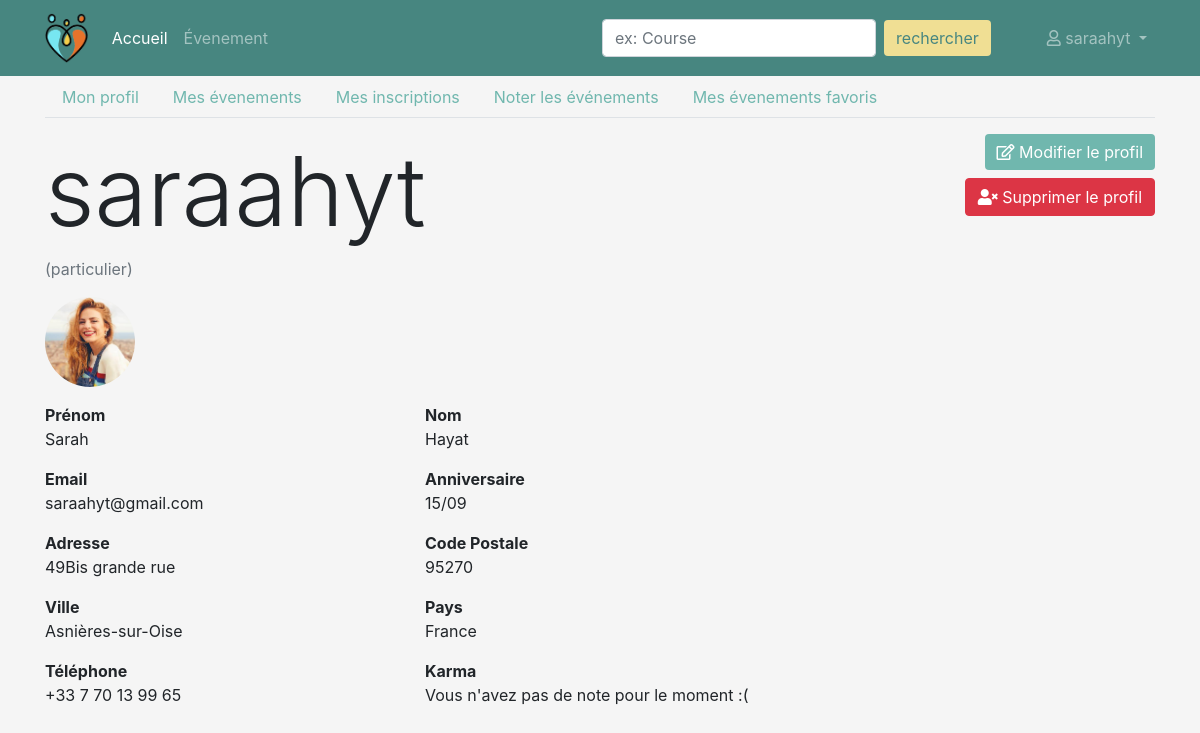
The page /profil (signed in) on the database as committed earlier.
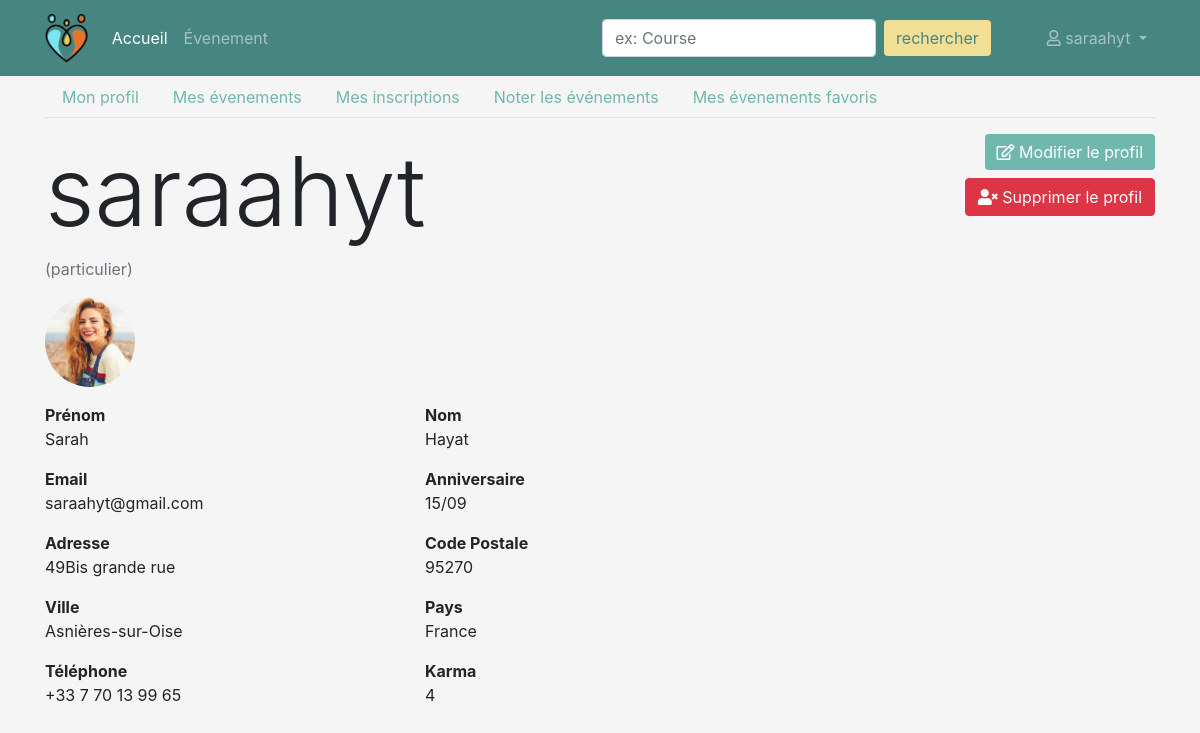
The same page on the database as committed later.
### persons/models.py (models this page shows, shortened)
class Person(models.Model):
    TYPE_PARTICULIER = 'particulier'
    TYPE_PROFESSIONNEL = 'professionnel'
    TYPE_CHOICES = (
        (TYPE_PARTICULIER, 'particulier'),
        (TYPE_PROFESSIONNEL, 'professionnel')
    )
    user = models.ForeignKey('users.User', on_delete=models.CASCADE)
    first_name = models.CharField('prenom', max_length=100)
    last_name = models.CharField('nom', max_length=100)
    birth_date = models.DateField('date naissance')
    address = models.CharField('adresse', max_length=250)
    zip_code = models.IntegerField('code postal')
    city = models.CharField('ville', max_length=50)
    country = models.CharField('pays', max_length=100)
    phone_number = PhoneNumberField('telephone')
    pseudo = models.CharField('pseudo', max_length=50)
    person_type = models.CharField('type', choices=TYPE_CHOICES, max_length=15)
    created_at = models.DateTimeField('crée à', auto_now=True)
    note = models.IntegerField('karma', null=True, blank=True)
    imageProfil = models.FileField('image', null=True, default='utilisateur-de-profil.svg')
    is_visible = models.BooleanField('est visible', default=False)

### users/models.py (models this page shows, shortened)
class User(AbstractBaseUser, PermissionsMixin):
    email = models.EmailField('email', max_length=254, unique=True)
    is_staff = models.BooleanField('statut staff', default=False)
    is_superuser = models.BooleanField('statut superutilisateur', default=False)
    is_active = models.BooleanField('actif', default=True)
    last_login = models.DateTimeField('dernière connexion', null=True, blank=True)
    date_joined = models.DateTimeField('date d\'inscription', auto_now_add=True)
    USERNAME_FIELD = 'email'
    EMAIL_FIELD = 'email'
    REQUIRED_FIELDS = []
    objects = UserManager()
    class Meta:
        ordering = ['email', ]
        verbose_name = 'utilisateur'
        verbose_name_plural = 'utilisateurs'

### events/views/persons.py (the view)
# urls.py: path('profil', DetailProfilView.as_view(), name='profil'),
class DetailProfilView(PersonView):
    def get(self, request):
        user = request.user
        person = Person.objects.get(user=user)
        form = ProfilForm(instance=person)
        formDelete = DeleteUserForm()
        context = {
            'person': person,
            'form': form,
            'formDelete': formDelete,
            'navigation_items': navigation.navigation_items(navigation.NAV_HOME),
        }
        return render(request, 'persons/profil/profil_detail.html', context)

### events/forms.py (shortened to what this page needs)
class ProfilForm(forms.ModelForm):
    email = forms.EmailField(label='Email', max_length=254)
    password = forms.CharField(widget=forms.PasswordInput())
    class Meta:
        model = Person
        exclude = ['user', 'created_at', 'karma', 'person_type', 'birth_date']
        widgets = {
            'email': forms.EmailInput(attrs={'placeholder': 'Email'}),
            'phone_number': forms.TextInput(attrs={'placeholder': '0612344321'}),
            'imageProfil': forms.FileInput(attrs={'class' : 'blue'})
        }
    def __init__(self, instance=None, *args, **kwargs):
        super().__init__(instance=instance, *args, **kwargs)
        if instance:
            self.fields['email'].initial = instance.user.email
            self.fields[
                'is_visible'].label = "Voulez-vous que votre mail, votre nom et prénom soient visible sur votre profil ?"

class DeleteUserForm(forms.ModelForm):
    password = forms.CharField(widget=forms.PasswordInput())
    class Meta:
        model = Person
        fields = ['pseudo', 'password']

### events/templates/persons/profil/profil_detail.html (shortened to what this page needs)
{% extends 'persons/base_navbar.html' %}
{% load static %}
{% load bootstrap4 %}
{% block content %}
    <ul class="profil-tab nav nav-tabs">
        <li class="nav-item">
            <a class="nav-link" href="{% url 'profil' %}">Mon profil</a>
        </li>
        <li class="nav-item">
            <a class="nav-link" href="{% url 'profil-events' %}">Mes évenements</a>
        </li>
        {% if person.person_type != "professionnel" %}
            <li class="nav-item">
                <a class="nav-link" href="{% url 'profil-registered_events' %}">Mes inscriptions</a>
            </li>
            <li class="nav-item">
                <a class="nav-link" href="{% url 'profil-finished-events' %}">Noter les événements</a>
            </li>
            <li class="nav-item">
                <a class="nav-link" href="{% url 'profil-favorite-events' %}">Mes évenements favoris</a>
            </li>
        {% endif %}
    </ul>
    <div class="row my-3">
        <div class="col-md-9">
            <div>
                <h2 class="display-1">{{ person.pseudo }}</h2>
                <p class="text-muted"> ({{ person.person_type }})</p>
            </div>
            <img class="rounded-circle mr-5" height="90" width="90" src="{{ person.imageProfil.url }}">
        </div>
        <div class="col-md-3 text-right">
            <a href="{% url 'profil-edit' %}" class="btn btn-primary"><i class="far fa-edit"></i> Modifier le profil</a>
            <button class="btn btn-danger mt-2" data-toggle="modal" data-target="#delete_modal"><i
                    class="fas fa-user-times"></i> Supprimer le profil
            </button>
        </div>
    </div>
    <div class="row">
        <div class="col-md-4">
            <p>
                <b>Prénom</b>
                <br>
                {{ person.first_name }}
            </p>
        </div>
        <div class="col-md-4">
            <p>
                <b>Nom</b>
                <br>
                {{ person.last_name }}
            </p>
        </div>
    </div>
    <div class="row">
        <div class="col-md-4">
            <p>
                <b>Email</b>
                <br>
                {{ person.user.email }}
            </p>
        </div>
        <div class="col-md-4">
            <p>
                <b>Anniversaire</b>
                <br>
                {{ person.birth_date|date:'j/m' }}
            </p>
        </div>
    </div>
    <div class="row">
        <div class="col-md-4">
            <p>
                <b>Adresse</b>
                <br>
                {{ person.address }}
            </p>
        </div>
        <div class="col-md-4">
            <p>
                <b>Code Postale</b>
                <br>
                {{ person.zip_code }}
            </p>
        </div>
    </div>
    <div class="row">
        <div class="col-md-4">
            <p>
                <b>Ville</b>
                <br>
                {{ person.city }}
            </p>
        </div>
        <div class="col-md-4">
            <p>
                <b>Pays</b>
                <br>
                {{ person.country }}
            </p>
        </div>
    </div>
    <div class="row">
        <div class="col-md-4">
            <p>
                <b>Téléphone</b>
                <br>
                {{ person.phone_number }}
            </p>
        </div>
        <div class="col-md-4">
            <p>
                <b>Karma</b>
                <br>
                {% if person.note is not None %}
                    {{ person.note }}
                {% else %}
                    <span>Vous n'avez pas de note pour le moment :(</span>
                {% endif %}
            </p>
        </div>
    </div>
{% endblock content %}

### events/templates/persons/base_navbar.html (shortened to what this page needs)
{% extends 'persons/base.html' %}
{% load static %}
{% block header %}
    <nav class="back-nav navbar navbar-expand-lg navbar-dark bg-dark">
        <div class="container d-flex justify-content-between">
            <a class="navbar-brand" href="{% url 'home' %}"><img src="{% static 'assets/logo1.png' %}" height="50"></a>
            <div class="collapse navbar-collapse" id="navbarSupportedContent">
                <ul class="navbar-nav">
                    {% for item in navigation_items %}
                        <li class="nav-item {% if item.active %}active{% endif %}">
                            <a class="nav-link" href="{{ item.url }}">{{ item.name }}</a>
                        </li>
                    {% endfor %}
                </ul>
                <form action="{% url 'events' %}" class="form-inline my-2 my-lg-0 ml-auto mr-5" method="get">
                    <input name="q" class="form-control mr-sm-2" type="search" placeholder="ex: Course"
                           aria-label="Search">
                    <button class="search btn btn-outline-success my-2 my-sm-0" type="submit">rechercher</button>
                </form>
                <ul class="navbar-nav mr-0">
                    <li class="nav-item dropdown">
                        <a class="nav-link dropdown-toggle" href="#" id="navbarDropdownMenuLink" role="button" data-toggle="dropdown" aria-haspopup="true" aria-expanded="false">
                        <i class="far fa-user"></i> {{ person.pseudo }}
                    </a>
                    </li>
                </ul>
            </div>
        </div>
    </nav>
{% endblock %}

Rows that differ between the two databases and show on the page:
changed Person "saraahyt": note (not shown) → "4"
Other text that changed with them:
text no longer shown: "Vous n'avez pas de note pour le moment :("
